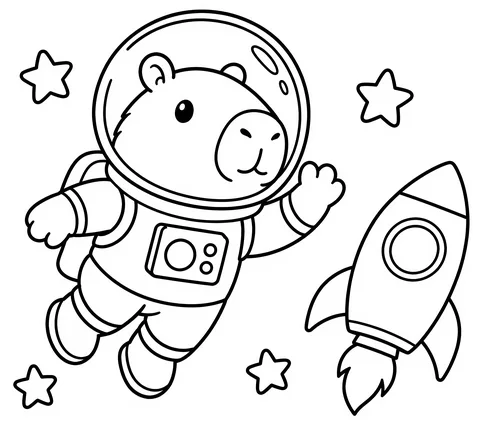
#> input picture assets/capybara-astronaut-480.webp, 480 x 439 px
$ python generate_free_coloring_assets.py
#> lines starting #> are read from the running program, lines starting #| are printed output that depends on the picture
from pathlib import Path
from PIL import Image, ImageDraw, ImageFont

ROOT = Path(__file__).resolve().parents[1]
SOURCE = ROOT / "assets" / "capybara-astronaut-480.webp"
DOWNLOADS = ROOT / "assets" / "downloads"
DOWNLOADS.mkdir(parents=True, exist_ok=True)

FONT_PATH = "/usr/share/fonts/truetype/dejavu/DejaVuSans.ttf"
FOOTER = "Little Wonder Paper Co. | www.littlewonderpaperco.works"


def make_page(size, illustration_box, footer_y):
#> called with size = (1700, 2200), illustration_box = (1450, 1350), footer_y = 2050
    page = Image.new("RGB", size, "white")
#> page: PIL image 1700x2200 RGB; every value is 255
    art = Image.open(SOURCE).convert("RGB")
#> art is the input picture: PIL image 480x439 RGB; mean R, G, B 228.3, 228.3, 228.3
    art.thumbnail(illustration_box, Image.Resampling.LANCZOS)
    x = (size[0] - art.width) // 2
#> x = 610
    y = int(size[1] * 0.18)
    page.paste(art, (x, y))
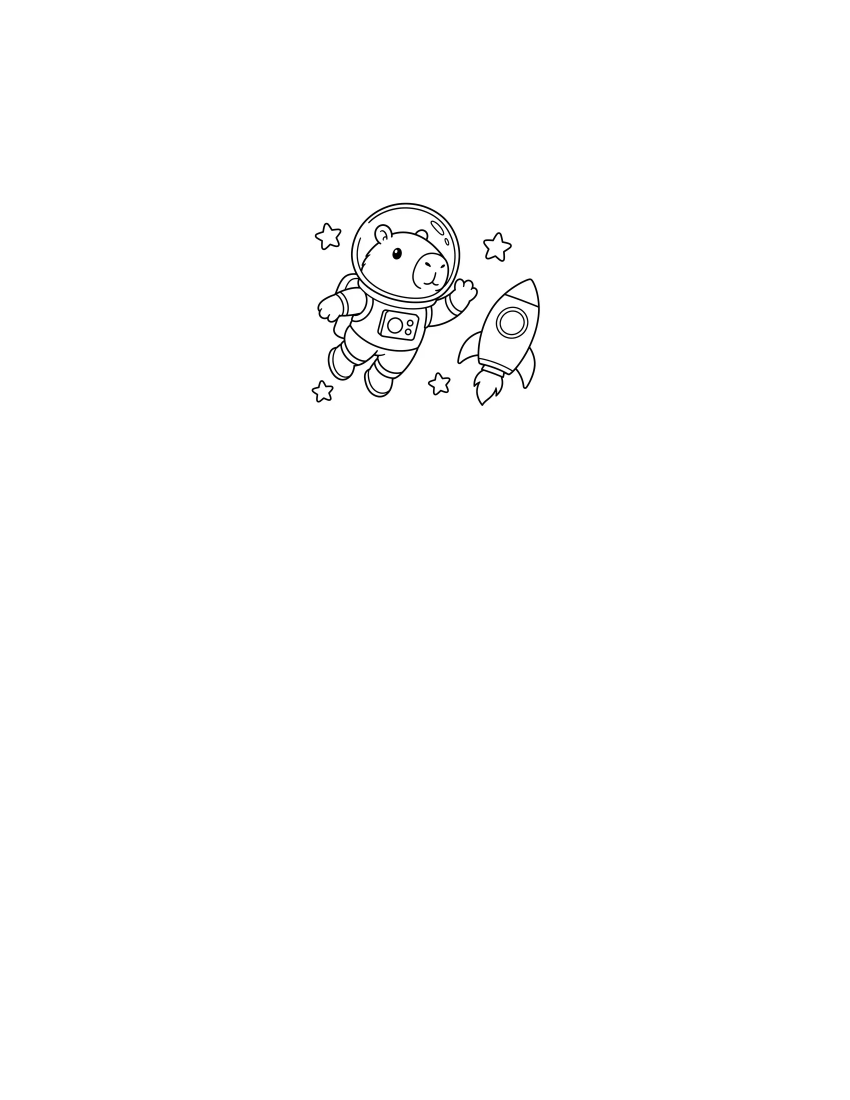
#> page: PIL image 1700x2200 RGB (shown at 1/2 size); mean R, G, B 253.5, 253.5, 253.5
    draw = ImageDraw.Draw(page)
    try:
        font = ImageFont.truetype(FONT_PATH, max(18, size[0] // 55))
    except OSError:
        font = ImageFont.load_default()
    bbox = draw.textbbox((0, 0), FOOTER, font=font)
#> bbox = (0, 5, 859, 35)
    text_w = bbox[2] - bbox[0]
#> text_w = 859
    draw.text(((size[0] - text_w) // 2, footer_y), FOOTER, fill=(70, 70, 70), font=font)
    return page


letter = make_page((1700, 2200), (1450, 1350), 2050)
a4 = make_page((1654, 2339), (1410, 1390), 2185)
#> call 2 of make_page, with size = (1654, 2339), illustration_box = (1410, 1390), footer_y = 2185
#> in make_page (call 2), `page = Image.new("RGB", size, "white")`: page: PIL image 1654x2339 RGB; every value is 255
#> in make_page (call 2), `page.paste(art, (x, y))`:
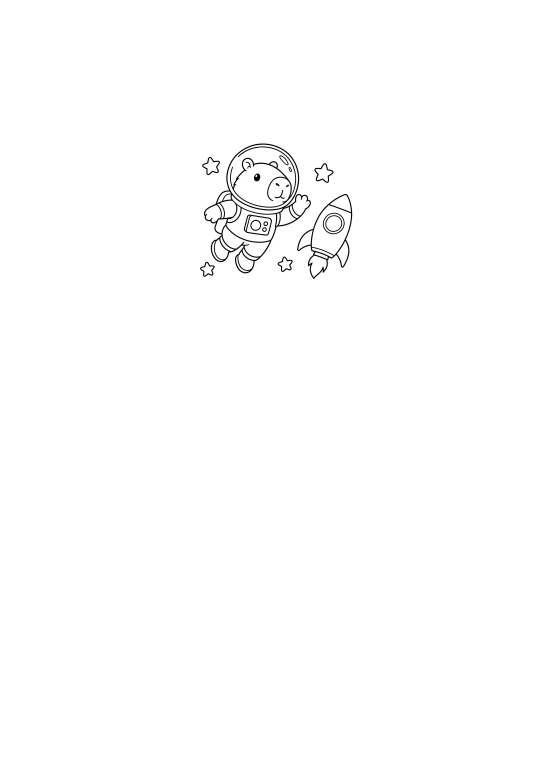
#> page: PIL image 1654x2339 RGB (shown at 1/3 size); mean R, G, B 253.5, 253.5, 253.5

letter.save(DOWNLOADS / "free-capybara-astronaut-us-letter.pdf", "PDF", resolution=200.0, quality=95)
a4.save(DOWNLOADS / "free-capybara-astronaut-a4.pdf", "PDF", resolution=200.0, quality=95)

preview = letter.resize((850, 1100), Image.Resampling.LANCZOS)
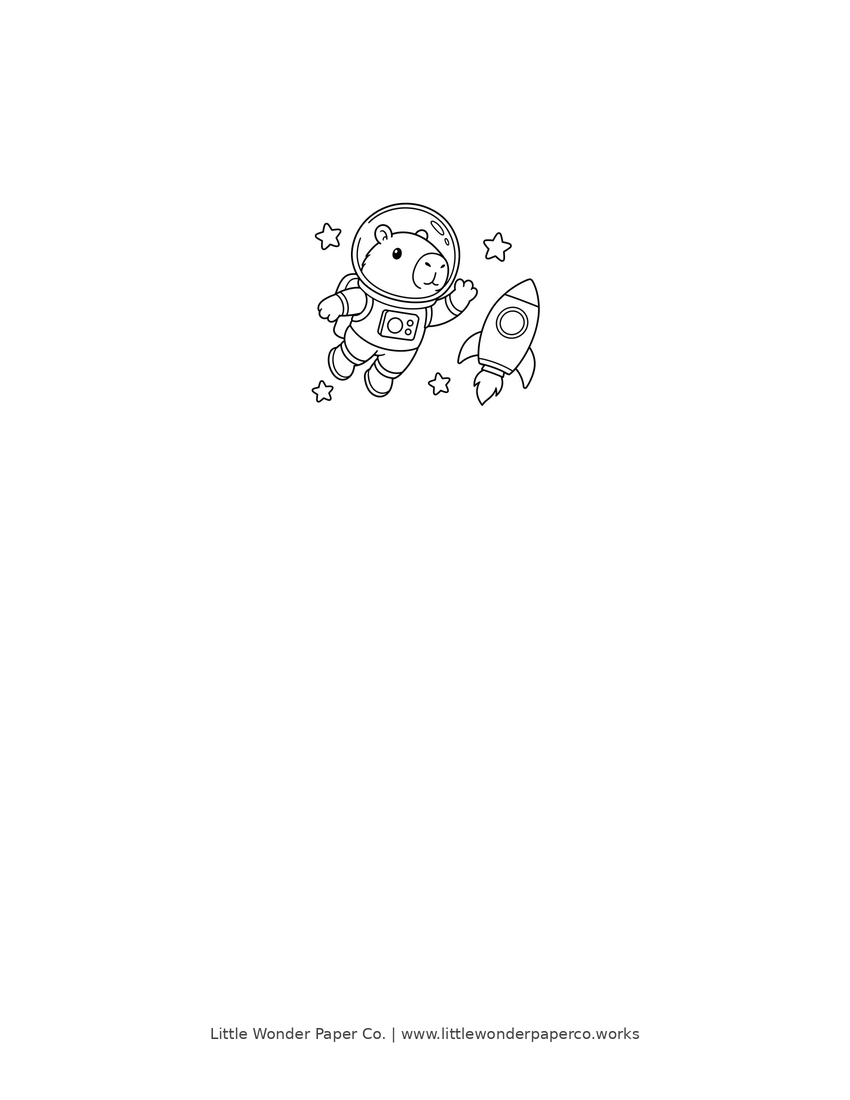
#> preview: PIL image 850x1100 RGB; mean R, G, B 253.2, 253.2, 253.2
preview.save(ROOT / "assets" / "free-capybara-astronaut-preview.webp", "WEBP", quality=92, method=6)
